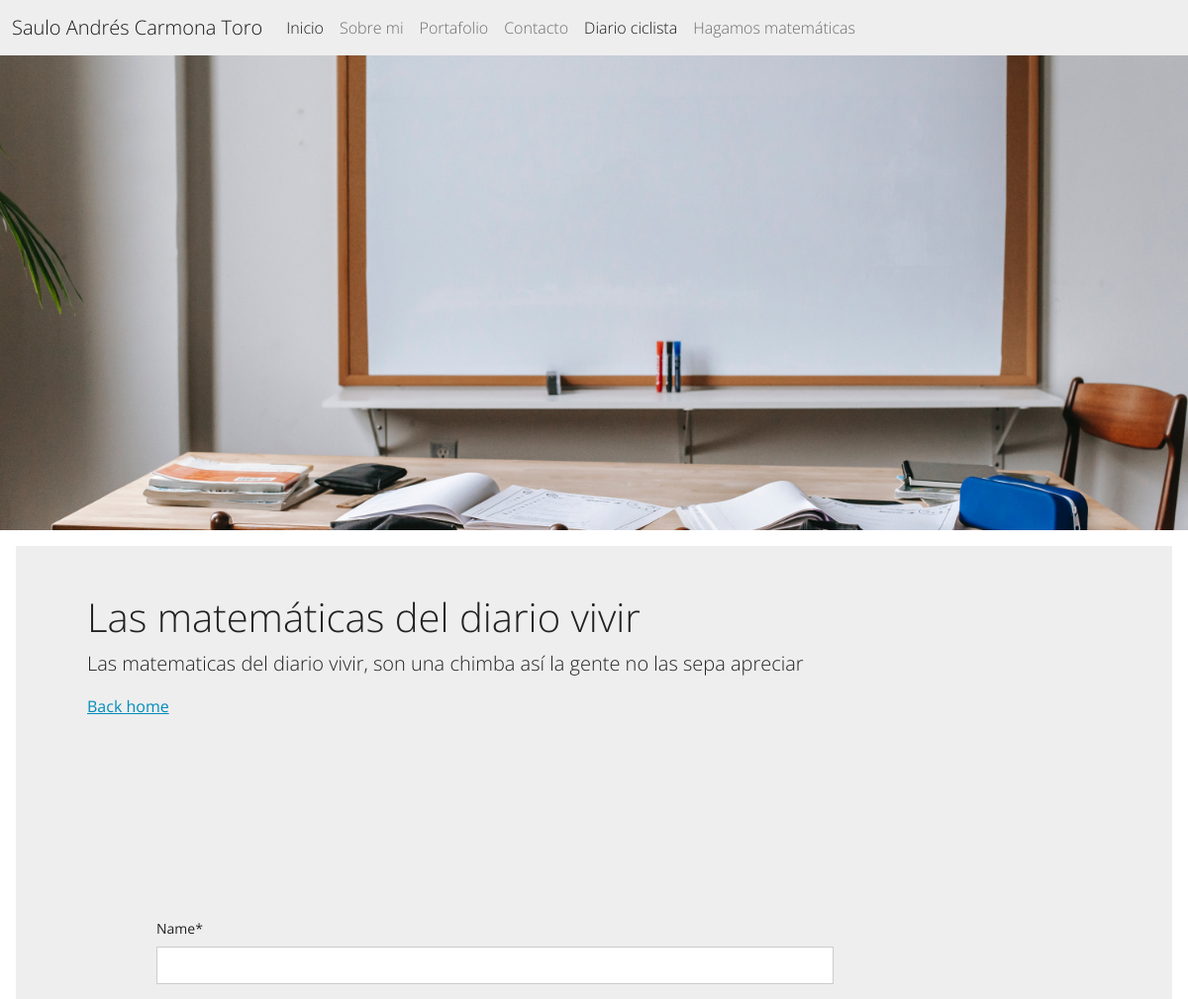
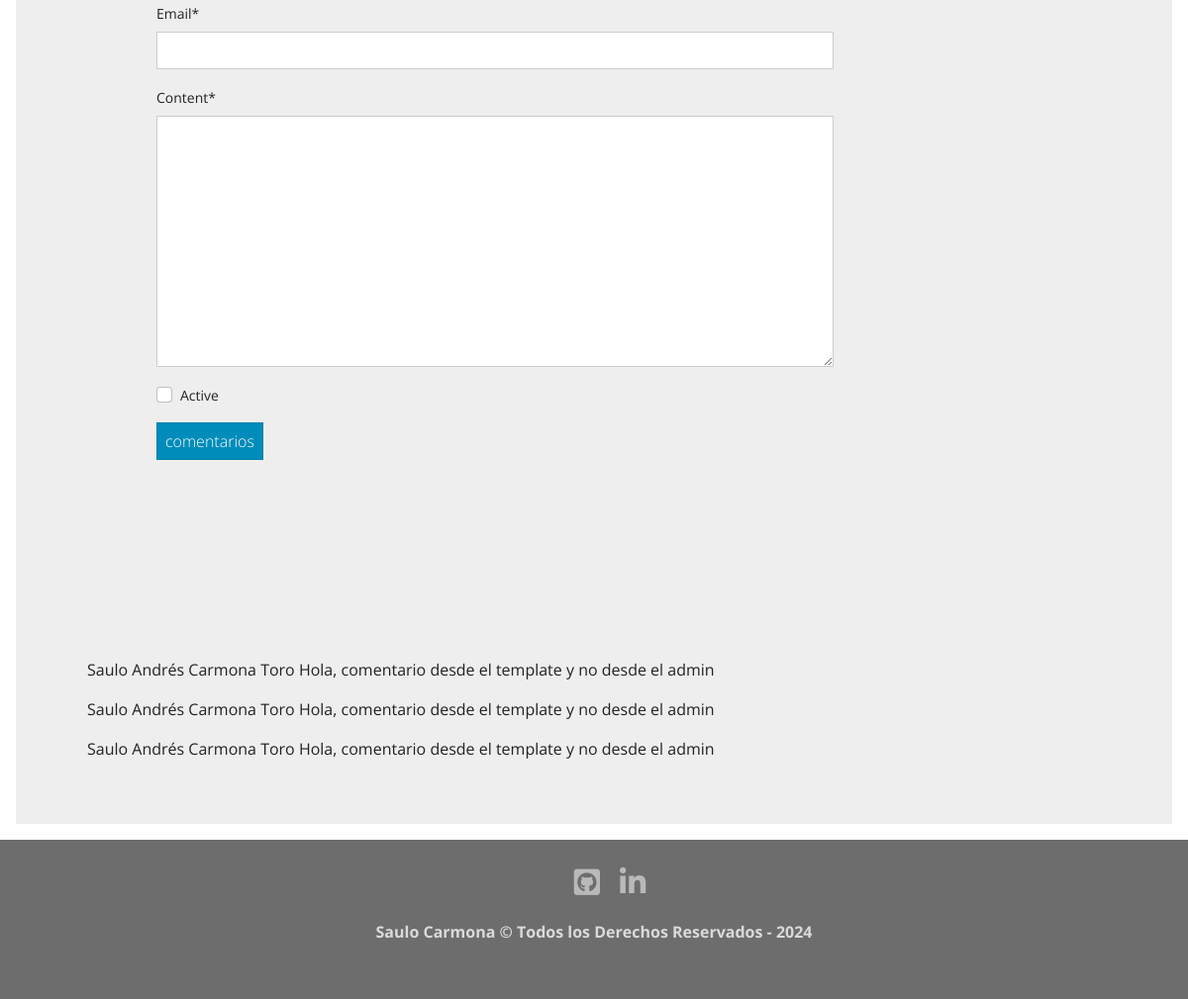
Page /index/1 on the committed database (2 pictures, top to bottom).
### post/models.py (models this page shows, shortened)
class Post(models.Model):
    title = models.CharField(max_length=100)
    slug = models.SlugField()
    created_on = models.DateTimeField(auto_now_add=True)
    content = models.TextField()

class Comment(models.Model):
    post = models.ForeignKey(Post, on_delete=models.CASCADE, related_name="comments")
    name = models.CharField(max_length=100)
    email = models.EmailField()
    created_on = models.DateTimeField(auto_now_add=True)
    content = models.TextField()
    active = models.BooleanField(default=False)

### post/views.py (the view)
# urls.py: path("index/<int:post_id>", post_detail, name="post_detail")
def post_detail(request, post_id):
    post = Post.objects.get(id=post_id)
    if request.method=="POST":
        form = CommentForm(request.POST)
        if form.is_valid():
            new_form = form.save(commit=False)
            new_form.post = post
            new_form.save()
    else:
        form = CommentForm()
    comments  = post.comments.filter(active=True)
    return render(request, "post/post_detail.html", {"post":post, "comments": comments, "form": form})

### post/forms.py
class CommentForm(forms.ModelForm):
    class Meta:
        model = Comment
        fields = ("name", "email", "content", "active")

### post/templates/post/post_detail.html (shortened to what this page needs)
{% extends 'core/base.html' %}
{% load bootstrap4 %}
{% load crispy_forms_tags %}
{% block image-header %} index {% endblock %}
{% block content %}
    <div class="container">
        <h1> {{ post.title }} </h1>
        <p class="lead"> {{ post.content }} </p>
        <a href="{% url 'index' %}"> Back home</a>
        <div style="margin: 200px; padding-right: 70px; margin-left: 70px">
            <form method="post">
                {{ form|crispy }}
                <input class = "btn btn-primary" type="submit" name="enviar" value="comentarios">
            </form>
        </div>
        {% for comentario in comments %}
            <p> {{comentario.name}} {{ comentario.content }} </p>
        {% endfor %}
    </div>
{% endblock content %}

### rows in the picture
Post: title "Las matemáticas del diario vivir", content "Las matematicas del diario vivir, son una chimba así la gente no las sepa apreciar"
Comment: name "Saulo Andrés Carmona Toro", content "Hola, comentario desde el template y no desde el admin"
Comment: name "Saulo Andrés Carmona Toro", content "Hola, comentario desde el template y no desde el admin"
Comment: name "Saulo Andrés Carmona Toro", content "Hola, comentario desde el template y no desde el admin"
